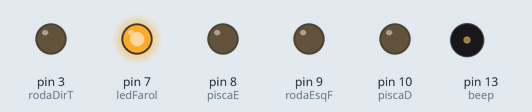
This sketch was run on a simulated Arduino Uno, built with avr-gcc and run on an emulated ATmega328P. Shown: output pins drawn as LEDs (lit = HIGH), buzzer (waves = sounding). Pins used as bus, display or sensor lines are not drawn.

Above: at 0.1 s.
At 1.1 s:
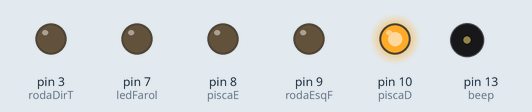
At 2.1 s:
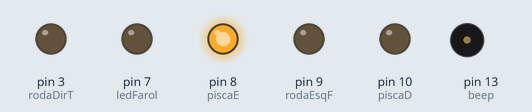
At 3.1 s:
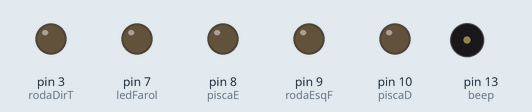
At 4.1 s:
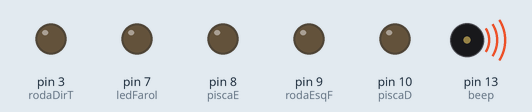
At 5.1 s:
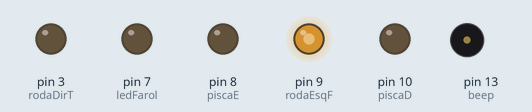
Timing chart, 0 to 6.6 s (numbered marks = the images above):
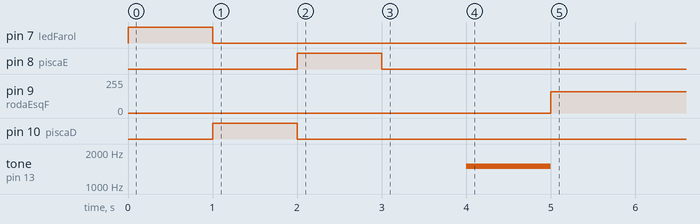

The sketch:

AndarFrente.ino
```cpp
#include <Ultrasonic.h>
#include <SoftwareSerial.h>
#include <Servo.h>

boolean farolOnOff = 0;
int beep = 13;    //pino do beep 13
int dados = 0;    //recebe dados do PC
int ledFarol = 7; //7
int piscaE = 8;   //8
int piscaD = 10;  //10
int velocidade = 160; // define velocidade de deslocamento do robo
int trig = 6; // Pino "trig" do sonar
int distancia = 0; // Recebe a leitura do sonar.
int echo = 5; // Pino "echo" do sonar
int rodaEsqT=6;
int rodaEsqF=9;
int rodaDirT=3;
int rodaDirF=5;
int controladora=0;
Ultrasonic ultrasonic(6,5);


void setup() {
  // put your setup code here, to run once:
  Serial.begin(9600);
  pinMode(rodaEsqF,OUTPUT);// rodas esquerdas para tras
  pinMode(rodaEsqT,OUTPUT);// rodas esquerdas para frente
  pinMode(rodaDirF,OUTPUT);// rodas direitas para tras
  pinMode(rodaDirT,OUTPUT);// rodas direitas para frente
  pinMode(trig,OUTPUT);
  pinMode(echo,INPUT);
  pinMode(beep,OUTPUT); //Beep
  pinMode(ledFarol,OUTPUT);
  pinMode(piscaE,OUTPUT);
  pinMode(piscaD,OUTPUT);
  start();
}

void loop() {

  frente();


}

void frente(){
  analogWrite(rodaDirT,0);
  analogWrite(rodaDirF,velocidade);
  analogWrite(rodaEsqT,0);
  analogWrite(rodaEsqF,velocidade);
}

void re(){
 analogWrite(rodaEsqT,velocidade);
 analogWrite(rodaDirT,velocidade);
}

void pare(){
 digitalWrite(rodaEsqT,LOW);
 digitalWrite(rodaDirT,LOW);
 digitalWrite(rodaEsqF,LOW);
 digitalWrite(rodaDirF,LOW);
}

void start()
{
  digitalWrite(ledFarol,HIGH);
  delay(1*1000);
  digitalWrite(ledFarol,LOW);
  digitalWrite(piscaD,HIGH);
  delay(1*1000);
  digitalWrite(piscaD,LOW);
  digitalWrite(piscaE,HIGH);
  delay(1*1000);
  digitalWrite(piscaE,LOW);
  delay(1*1000);
  tone(beep, 1500);
  delay(1*1000);
  noTone(beep);
}


void sonar(){
  //seta o pino trig com um pulso baixo "LOW" ou desligado ou ainda 0
    digitalWrite(trig, LOW);
  // delay de 2 microssegundos
    delay(2);
  //seta o pino trig com pulso alto "HIGH" ou ligado ou ainda 1
    digitalWrite(trig, HIGH);
  //delay de 10 microssegundos
    delay(10);
  //seta o pino trig com pulso baixo novamente
    digitalWrite(trig, LOW);
  // função Ranging, faz a conversão do tempo de resposta do echo em centimetros, e armazena na variavel distancia
    int distancia = (ultrasonic.Ranging(CM));

  Serial.print("Distancia em CM: ");
  Serial.println(distancia);
  delay(1*1000); //espera 1 segundo para fazer a leitura novamente
}
```

Measured:
- by itself, pin 9 (rodaEsqF): 0/255 → 160/255 at 5.0 s
